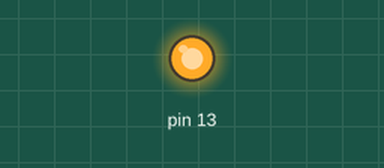
Recording of a sketch running on a simulated Arduino Uno, built with avr-gcc and run on an emulated ATmega328P. Shown: output pins drawn as LEDs (lit = HIGH).

Above: at 0.75 s.
At 8.5 s:
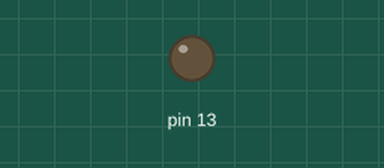
Timing chart, 0 to 11.7 s (numbered marks = the images above):
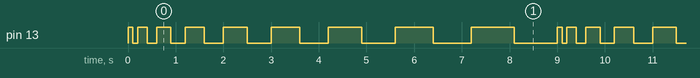

The sketch:

delay_variable.ino
```cpp
// the setup function runs once when you press reset or power the board
void setup() {
  // initialize digital pin LED_BUILTIN as an output.
  pinMode(13, OUTPUT);
}
// the loop function runs over and over again forever
void loop() {
  for (int i=1;i<10;i++) {
    digitalWrite(13, HIGH);   // turn the LED on (HIGH is the voltage level)
    delay(100*i);                       // wait for a second
    digitalWrite(13, LOW);    // turn the LED off by making the voltage LOW
    delay(100*i);    // wait for a second
}
  //for (int i=1;i<11;i++);
    //digitalWrite(8, HIGH);   // turn the LED on (HIGH is the voltage level)
    //delay(50*i);                       // wait for a second
    //digitalWrite(8, LOW);    // turn the LED off by making the voltage LOW
    //delay(50*i);
}
```

Measured:
- by itself, pin 13: repeats every 9.0 s: LOW 0.10 s, HIGH 0.20 s, LOW 0.20 s, HIGH 0.30 s, LOW 0.30 s, HIGH 0.40 s, LOW 0.40 s, HIGH 0.50 s, LOW 0.50 s, HIGH 0.60 s, LOW 0.60 s, HIGH 0.70 s, LOW 0.70 s, HIGH 0.80 s, LOW 0.80 s, HIGH 0.90 s, LOW 0.90 s, HIGH 0.10 s
- by itself, everything shown: repeats every 9.0 s, in 18 steps
